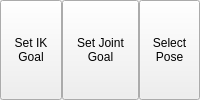
              <widget class="QWidget" name="widget_30" native="true">
               <property name="maximumSize">
                <size>
                 <width>2000</width>
                 <height>16777210</height>
                </size>
               </property>
               <layout class="QHBoxLayout" name="horizontalLayout_34">
                <property name="spacing">
                 <number>0</number>
                </property>
                <property name="leftMargin">
                 <number>0</number>
                </property>
                <property name="topMargin">
                 <number>0</number>
                </property>
                <property name="rightMargin">
                 <number>0</number>
                </property>
                <property name="bottomMargin">
                 <number>0</number>
                </property>
                <item>
                 <widget class="QToolButton" name="set_ik_goal_button">
                  <property name="sizePolicy">
                   <sizepolicy hsizetype="Preferred" vsizetype="Preferred">
                    <horstretch>0</horstretch>
                    <verstretch>0</verstretch>
                   </sizepolicy>
                  </property>
                  <property name="toolTip">
                   <string>&lt;html&gt;&lt;head/&gt;&lt;body&gt;&lt;p&gt;Undo Last Command&lt;/p&gt;&lt;/body&gt;&lt;/html&gt;</string>
                  </property>
                  <property name="text">
                   <string>Set IK
Goal</string>
                  </property>
                  <property name="icon">
                   <iconset resource="resources.qrc">
                    <normaloff>:/icons/icons8-browse-podcasts-48.png</normaloff>:/icons/icons8-browse-podcasts-48.png</iconset>
                  </property>
                  <property name="iconSize">
                   <size>
                    <width>40</width>
                    <height>46</height>
                   </size>
                  </property>
                  <property name="toolButtonStyle">
                   <enum>Qt::ToolButtonStyle::ToolButtonTextUnderIcon</enum>
                  </property>
                 </widget>
                </item>
                <item>
                 <widget class="QToolButton" name="set_joint_goal_button">
                  <property name="sizePolicy">
                   <sizepolicy hsizetype="Preferred" vsizetype="Expanding">
                    <horstretch>0</horstretch>
                    <verstretch>0</verstretch>
                   </sizepolicy>
                  </property>
                  <property name="minimumSize">
                   <size>
                    <width>77</width>
                    <height>32</height>
                   </size>
                  </property>
                  <property name="maximumSize">
                   <size>
                    <width>77</width>
                    <height>16777215</height>
                   </size>
                  </property>
                  <property name="text">
                   <string>Set Joint
Goal</string>
                  </property>
                  <property name="icon">
                   <iconset resource="resources.qrc">
                    <normaloff>:/icons/icons8-elbow-64.png</normaloff>:/icons/icons8-elbow-64.png</iconset>
                  </property>
                  <property name="iconSize">
                   <size>
                    <width>36</width>
                    <height>36</height>
                   </size>
                  </property>
                  <property name="checkable">
                   <bool>true</bool>
                  </property>
                  <property name="toolButtonStyle">
                   <enum>Qt::ToolButtonStyle::ToolButtonTextUnderIcon</enum>
                  </property>
                 </widget>
                </item>
                <item>
                 <widget class="QToolButton" name="select_named_pose_button">
                  <property name="sizePolicy">
                   <sizepolicy hsizetype="Preferred" vsizetype="Preferred">
                    <horstretch>0</horstretch>
                    <verstretch>0</verstretch>
                   </sizepolicy>
                  </property>
                  <property name="text">
                   <string>Select
Pose</string>
                  </property>
                  <property name="icon">
                   <iconset resource="resources.qrc">
                    <normaloff>:/icons/icons8-wacom-tablet-48.png</normaloff>:/icons/icons8-wacom-tablet-48.png</iconset>
                  </property>
                  <property name="iconSize">
                   <size>
                    <width>40</width>
                    <height>40</height>
                   </size>
                  </property>
                  <property name="toolButtonStyle">
                   <enum>Qt::ToolButtonStyle::ToolButtonTextUnderIcon</enum>
                  </property>
                 </widget>
                </item>
               </layout>
              </widget>
